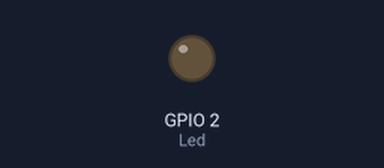
Bench run of a program on a simulated Raspberry Pi (BCM pin numbers). Shown: output pins drawn as LEDs (lit = HIGH). Threads take turns every 2 ms; what the program prints to the terminal is not drawn.

Above: at 2.5 s.
At 7.5 s:
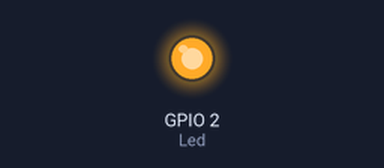
Timing chart, 0 to 13.1 s (numbered marks = the images above):
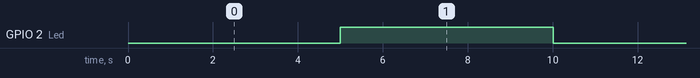

Measured:
- by itself, GPIO 2 (Led): alternates HIGH for 5.1 s and LOW for 5.1 s

The program:

lab9.py
```python
import RPi.GPIO as GPIO
import threading
Led=2
LedState=0
def init():
	GPIO.setmode(GPIO.BCM)
	GPIO.setup(Led,GPIO.OUT)
	GPIO.output(Led,GPIO.LOW)
LedState=0
def mycallback():
	global LedState
	global t
	if LedState==0:
		LedState=1
		GPIO.output(Led,GPIO.HIGH)
	elif LedState==1:
		LedState=0
		GPIO.output(Led,GPIO.LOW)
	t=threading.Timer(5,mycallback)
	t.start()
	while True:
		print("yes")

init()
t=threading.Timer(5,mycallback)
t.start()
try:
  while True:
    print("hello")
except KeyboardInterrupt:
  GPIO.output(Led,GPIO.LOW)
  exit()
```
